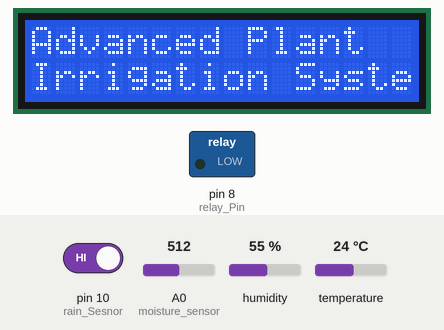
This sketch was run on a simulated Arduino Uno, built with avr-gcc and run on an emulated ATmega328P. Shown: 16×2 character LCD, switched loads named in the sketch (green lamp = pin HIGH). Dashed ring = blinking. The test bench sets the inputs (shaded band); at power-on: pin 10 (rain_Sesnor) HIGH, A0 (moisture_sensor) = 512, humidity 55 %, temperature 24 °C. What the sketch prints to the serial monitor is not drawn.

Above: at 1.2 s.
1.3 s: pin 10 (rain_Sesnor) driven LOW
3.6 s: A0 (moisture_sensor) set to 490
At 4.5 s:
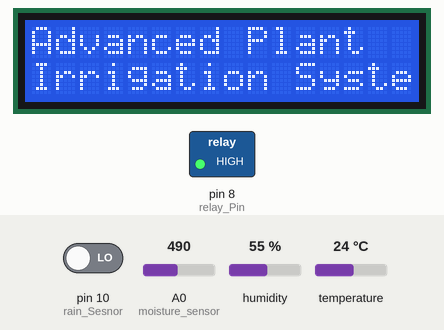
5.2 s: A0 (moisture_sensor) set to 0
At 8.0 s:
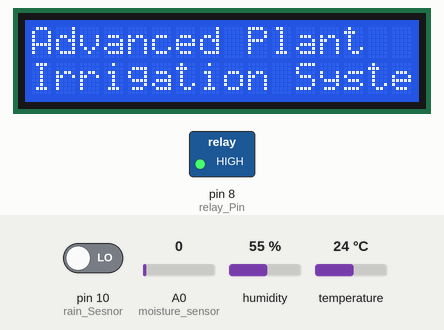
11.2 s: A0 (moisture_sensor) set to 122
At 12.6 s:
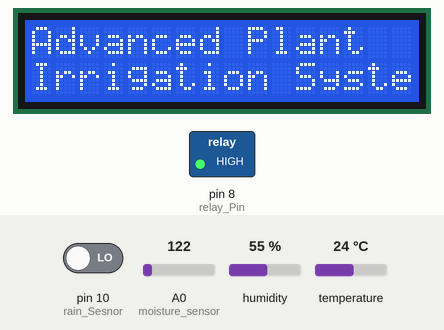
12.9 s: A0 (moisture_sensor) set to 510
At 14.3 s:
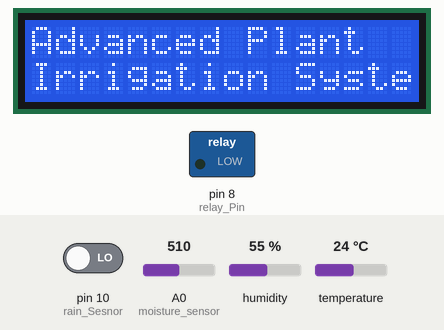
Timing chart, 0 to 15.5 s (numbered marks = the images above; inputs shaded):
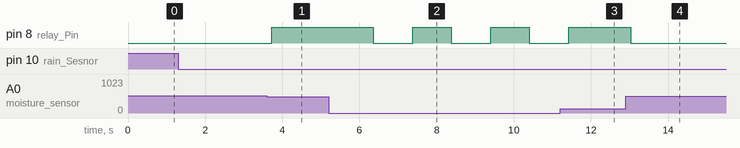

The sketch:

advanced_irregation_system.ino
```cpp
#include "DHT.h"
#include <LiquidCrystal.h>
const int rs = 2, en = 3, d4 = 4, d5 = 5, d6 = 6, d7 = 7;
LiquidCrystal lcd(rs, en, d4, d5, d6, d7);
const int relay_Pin = 8;
const int DHT11_Sesnor = 9;
const int moisture_sensor = A0;
const int rain_Sesnor = 10;
String data;
char dl = 'x';
char dt = 'z';

#define DHTTYPE DHT11
int moisture_sensor_value;
int rain_Sesnor_value;
float humudity_value, temprature_value;
DHT dht(DHT11_Sesnor, DHTTYPE);

void setup()
{
    Serial.begin(9600);
    pinMode(relay_Pin, OUTPUT);
    pinMode(rain_Sesnor, INPUT);
    digitalWrite(relay_Pin, LOW);
    lcd.begin(16, 2);
    lcd.print("Advanced Plant");
    lcd.setCursor(0,2);
    lcd.print("Irrigation System");
    dht.begin();
}
void loop()
{
    readDTH11_Sesnor();
    moisture_level_detected();
    b();
    delay(400);
}

void readDTH11_Sesnor()
{

    // Reading temperature or humidity takes about 250 milliseconds!
    // Sensor readings may also be up to 2 seconds 'old' (its a very sLOW sensor)

    humudity_value = dht.readHumidity();
    // Read temperature as Celsius (the default)

    temprature_value = dht.readTemperature();

    // Check if any reads failed and exit early (to try again).
    if (isnan(humudity_value) || isnan(temprature_value))
    {
        Serial.println("F");
    }
    else
    {
        Serial.print("H");
        Serial.println(humudity_value);
        Serial.print("T");
        Serial.println(temprature_value);
    }
}

void moisture_level_detected()
{
    moisture_sensor_value = analogRead(moisture_sensor);
    Serial.print("M");
    Serial.println(moisture_sensor_value);
}
void b()
{
    if (Serial.available())
    {
        dl = Serial.read();
        dt = Serial.read();
    }
    if (dl == 'c')
    {
        if (dt == 'x')
        {
            rain_Sesnor_value = digitalRead(rain_Sesnor);
            if (rain_Sesnor_value == false)
            {
                Serial.println("R");
                if (moisture_sensor_value != 0)
                {
                    if (moisture_sensor_value < 500)
                    {
                        digitalWrite(relay_Pin, HIGH);
                        Serial.println("l");
                    }
                    else
                    {
                        digitalWrite(relay_Pin, LOW);
                        Serial.println("L");
                    }
                }
                else
                {
                    digitalWrite(relay_Pin, HIGH);
                    Serial.println("l");
                    delay(1000);
                    digitalWrite(relay_Pin, LOW);
                    Serial.println("L");
                    delay(600);
                }
            }
            else
            {
                Serial.println("r");
                digitalWrite(relay_Pin, LOW);
            }
        }
        else if (dt == 'A')
        {
           if (rain_Sesnor_value == false)
            {
                Serial.println("R");
            }
            digitalWrite(relay_Pin, HIGH);
            Serial.println("l");
        }
        else if (dt == 'a')
        {
           if (rain_Sesnor_value == false)
            {
                Serial.println("R");
            }
            digitalWrite(relay_Pin, LOW);
            Serial.println("L");
        }
        else if (dt == 'S')
        {
           if (rain_Sesnor_value == false)
            {
                Serial.println("R");
            }
            digitalWrite(relay_Pin, HIGH);
            Serial.println("l");
            delay(1000);
            digitalWrite(relay_Pin, LOW);
            Serial.println("L");
            delay(600);
        }
        else if (dt == 's')
        {
            rain_Sesnor_value = digitalRead(rain_Sesnor);
            if (rain_Sesnor_value == false)
            {
                Serial.println("R");
                if (moisture_sensor_value != 0)
                {
                    if (moisture_sensor_value < 500)
                    {
                        digitalWrite(relay_Pin, HIGH);
                        Serial.println("l");
                    }
                    else
                    {
                        digitalWrite(relay_Pin, LOW);
                        Serial.println("L");
                    }
                }
                else if (moisture_sensor_value == 0)
                {
                    digitalWrite(relay_Pin, HIGH);
                    Serial.println("l");
                    delay(1000);
                    digitalWrite(relay_Pin, LOW);
                    Serial.println("L");
                    delay(600);
                }
            }
            else
            {
                Serial.println("r");
                digitalWrite(relay_Pin, LOW);
                Serial.println("L");
            }
        }
    }
    else if (dl == 'x')
    {
        rain_Sesnor_value = digitalRead(rain_Sesnor);
        if (rain_Sesnor_value == false)
        {
            Serial.println("R");
            if (moisture_sensor_value != 0)
            {
                if (moisture_sensor_value < 500)
                {
                    digitalWrite(relay_Pin, HIGH);
                    Serial.println("l");
                }
                else
                {
                    digitalWrite(relay_Pin, LOW);
                    Serial.println("L");
                }
            }
            else if (moisture_sensor_value == 0)
            {
                digitalWrite(relay_Pin, HIGH);
                Serial.println("l");
                delay(1000);
                digitalWrite(relay_Pin, LOW);
                Serial.println("L");
                delay(600);
            }
        }
        else
        {
            Serial.println("r");
            digitalWrite(relay_Pin, LOW);
            Serial.println("L");
        }
    }
}
```

Measured:
- the behaviour switches between 500 and 499 on A0 (moisture_sensor) (found by bisection; images 0 and 1)
- after the input at 1.3 s, every drawn part: stays the same
- after the input at 3.6 s, pin 8 (relay_Pin): LOW → HIGH after 0.13 s
- after the input at 5.2 s, pin 8 (relay_Pin): alternates HIGH for 1.0 s and LOW for 1.0 s, starting after 1.2 s
- after the input at 11.2 s, pin 8 (relay_Pin): goes on until 11.4 s, then stays HIGH
- after the input at 12.9 s, pin 8 (relay_Pin): HIGH → LOW after 0.13 s
